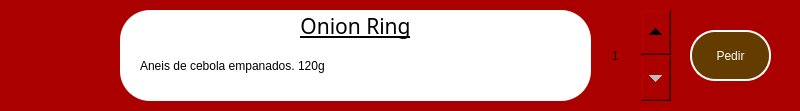
        <widget class="QFrame" name="item7">
         <property name="geometry">
          <rect>
           <x>120</x>
           <y>1150</y>
           <width>800</width>
           <height>111</height>
          </rect>
         </property>
         <property name="styleSheet">
          <string notr="true">border-radius: 55px;
background-color: rgb(170, 0, 0);</string>
         </property>
         <property name="frameShape">
          <enum>QFrame::StyledPanel</enum>
         </property>
         <property name="frameShadow">
          <enum>QFrame::Raised</enum>
         </property>
         <widget class="QFrame" name="caixa_disc_18">
          <property name="geometry">
           <rect>
            <x>120</x>
            <y>10</y>
            <width>471</width>
            <height>91</height>
           </rect>
          </property>
          <property name="styleSheet">
           <string notr="true">background-color: rgb(255, 255, 255);
border-radius: 30px</string>
          </property>
          <property name="frameShape">
           <enum>QFrame::StyledPanel</enum>
          </property>
          <property name="frameShadow">
           <enum>QFrame::Raised</enum>
          </property>
          <widget class="QLabel" name="disc_item1_31">
           <property name="geometry">
            <rect>
             <x>30</x>
             <y>0</y>
             <width>411</width>
             <height>31</height>
            </rect>
           </property>
           <property name="font">
            <font>
             <family>GothicE</family>
             <pointsize>16</pointsize>
             <italic>false</italic>
             <bold>false</bold>
             <underline>true</underline>
            </font>
           </property>
           <property name="styleSheet">
            <string notr="true">font: 16pt &quot;GothicE&quot;;
text-decoration: underline;
color: rgb(0, 0, 0);</string>
           </property>
           <property name="text">
            <string>Onion Ring</string>
           </property>
           <property name="textFormat">
            <enum>Qt::AutoText</enum>
           </property>
           <property name="alignment">
            <set>Qt::AlignCenter</set>
           </property>
          </widget>
          <widget class="QLabel" name="disc_item1_32">
           <property name="geometry">
            <rect>
             <x>20</x>
             <y>30</y>
             <width>421</width>
             <height>51</height>
            </rect>
           </property>
           <property name="tabletTracking">
            <bool>false</bool>
           </property>
           <property name="contextMenuPolicy">
            <enum>Qt::ActionsContextMenu</enum>
           </property>
           <property name="styleSheet">
            <string notr="true">color: rgb(0, 0, 0);
font: 10pt &quot;GothicE&quot;;</string>
           </property>
           <property name="text">
            <string>Aneis de cebola empanados. 120g</string>
           </property>
          </widget>
         </widget>
         <widget class="QPushButton" name="pedir_item7">
          <property name="geometry">
           <rect>
            <x>690</x>
            <y>30</y>
            <width>81</width>
            <height>51</height>
           </rect>
          </property>
          <property name="styleSheet">
           <string notr="true">QPushButton {
background-color: rgb(100, 60, 0);
font: 10pt &quot;GothicG&quot;;
border-radius: 25px;
color: rgb(255, 255, 255);
border: 2px solid #ffffff;
}

QPushButton::hover{
	background-color: rgb(80, 60, 0)
}

QPushButton::pressed {
	background-color: rgb(90, 10, 0)
}</string>
          </property>
          <property name="text">
           <string>Pedir</string>
          </property>
         </widget>
         <widget class="QSpinBox" name="spinBox_7">
          <property name="geometry">
           <rect>
            <x>610</x>
            <y>10</y>
            <width>61</width>
            <height>91</height>
           </rect>
          </property>
          <property name="styleSheet">
           <string notr="true">QSpinBox
{
    border: none;

    padding-top: 30px;
    padding-bottom: 30px;

    background-repeat: no-repeat;
    background-position: center;
    background-clip: content;
	font: 12pt &quot;Georgia&quot;;
}

QSpinBox::up-button
{
    min-width: 30px;
    min-height: 30px;
    background-position: top right;

    subcontrol-position: top right; /* position at the top right corner */
    subcontrol-origin: padding;
}

QSpinBox::down-button
{
    min-width: 30px;
    min-height: 30px;

    background-position: bottom right;

    subcontrol-position: bottom  right; /* position at the top right corner */

}

</string>
          </property>
          <property name="minimum">
           <number>1</number>
          </property>
         </widget>
         <zorder>pedir_item7</zorder>
         <zorder>spinBox_7</zorder>
         <zorder>caixa_disc_18</zorder>
        </widget>
